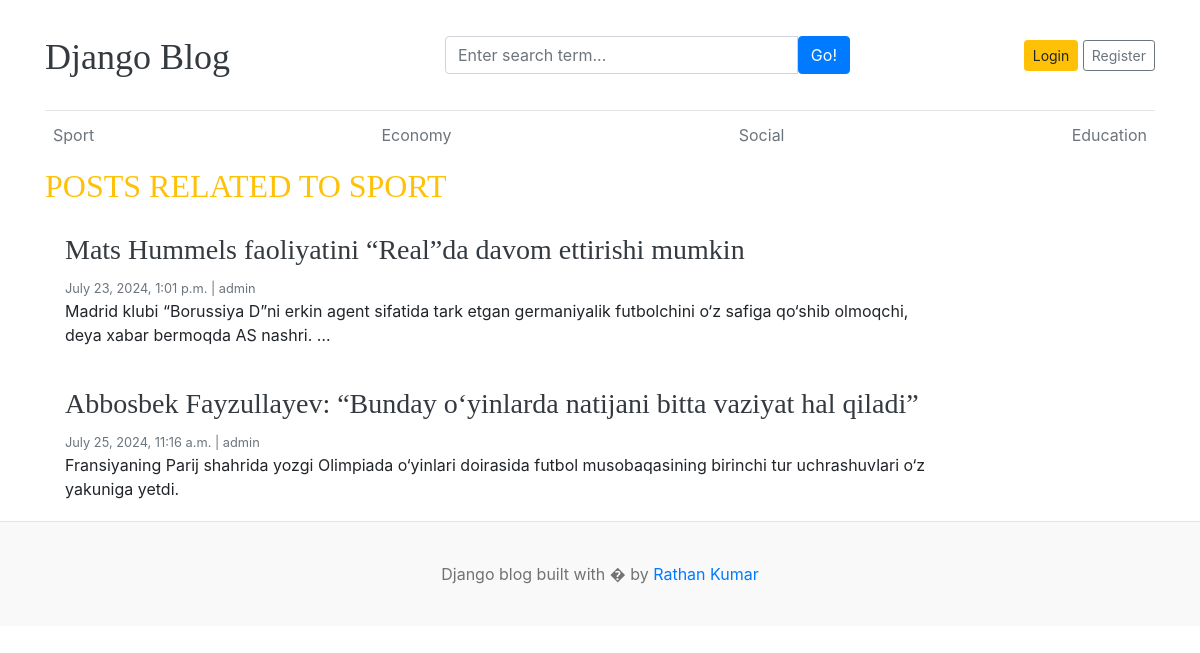
Screenshot of /blogs/1/ with the database file from the repository.
### blogs/models.py (models this page shows, shortened)
class Category(models.Model):
    name = models.CharField(max_length=100)
    created_at = models.DateTimeField(auto_now_add=True)
    updated_at = models.DateTimeField(auto_now=True)
    class Meta:
        verbose_name_plural="Categories"
        verbose_name="Category"

class Blog(models.Model):
    title = models.CharField(max_length=200)
    slug = models.SlugField(unique=True, null=False)
    category = models.ForeignKey(Category, on_delete=models.SET_NULL, null=True)
    author = models.ForeignKey(User, on_delete=models.SET_NULL, null=True)
    featured_image = models.ImageField(upload_to='uploads/%Y/%m/%d')
    short_description = models.CharField(max_length=200)
    body = models.TextField(max_length=2000)
    status = models.IntegerField(choices=STATUS_CHOICES, default=0)
    is_featured = models.BooleanField(default=False)
    created_at = models.DateTimeField(auto_now_add=True)
    updated_at = models.DateTimeField(auto_now=True)

### blogs/views.py (the view)
# urls.py: path('<int:category_id>/', posts_by_category, name='posts_by_category'),
def posts_by_category(request, category_id):
    posts = Blog.objects.filter(category=category_id, status=1)
    category = get_object_or_404(Category, pk=category_id)
    context = {
        "posts": posts,
        "category": category
    }
    print(f"category_id", category_id)
    return render(request, "posts_by_category.html", context)

### blogs/context_processor.py (called while the page is built)
def get_categories(request):
    categories = Category.objects.all()
    return {"categories": categories}

### template/posts_by_category.html
{% extends 'base.html' %}
{% block content %}
<h2 class="text-uppercase text-warning">Posts related to {{category.name}}</h2>
{% if posts %}
<main role="main" class="container p-0">
  <div class="row">
    <div class="col-md-10 blog-main">
      {% for post in posts %}
      <div class="card border-0">
        <div class="card-body">
          <a href="{% url 'single_blog'  post.slug %}" class="text-dark">
            <h3>{{post.title}}</h3>
          </a>
          <small class="mb-1 text-muted">{{post.created_at}} | {{post.author}}</small>
          <p class="card-text">{{post.short_description | truncatewords:20}}</p>
        </div>
      </div>
      {% endfor %}
    </div>
  </div>
</main>
{% else %}
<p>No contents found</p>
{% endif %}
{% endblock %}

### template/base.html (shortened to what this page needs)
{% load static %}
<!DOCTYPE html>
<html lang="en">
<head>
    <link href="https://getbootstrap.com/docs/4.0/dist/css/bootstrap.min.css" rel="stylesheet">
    <link href="{% static 'css/blog.css' %}" rel="stylesheet">
</head>
<body>
    <div class="container">
        <header class="blog-header py-3">
            <div class="row flex-nowrap justify-content-between align-items-center">
                <div class="col-4 pt-1">
                    <a class="blog-header-logo text-dark" href="/">Django Blog</a>
                </div>
                <div class="col-5">
                    <form action="{% url 'search' %}" method="get">
                        <div class="card-body">
                            <div class="input-group">
                                <input class="form-control" type="text" name="keyword"
                                    placeholder="Enter search term..." value="{{keyword}}"
                                    aria-label="Enter search term..." aria-describedby="button-search" />
                                <button type="submit" class="btn btn-primary" id="button-search"
                                    type="button">Go!</button>
                            </div>
                        </div>
                    </form>
                </div>
                <div class="col-3 d-flex justify-content-end align-items-center">
                    {% if user.is_authenticated %}
                    {{user}}&nbsp;&nbsp;<a class="text-primary" href="{% url 'dashboard' %}">Dashboard</a> &nbsp;&nbsp;
                    <a class="btn btn-sm btn-warning" href="{% url 'logout' %}">Logout</a> &nbsp;
                    {% else %}
                    <a class="btn btn-sm btn-warning" href="{% url 'login' %}">Login</a> &nbsp;
                    <a class="btn btn-sm btn-outline-secondary" href="{% url 'register' %}">Register</a>
                    {% endif %}
                </div>
            </div>
        </header>
        <div class="nav-scroller py-1 mb-2">
            <nav class="nav d-flex justify-content-between">
                {% for category in categories %}
                <a class="p-2 text-muted" href="{% url 'posts_by_category' category.id  %}">{{category.name}}</a>
                {% endfor %}
            </nav>
        </div>
        {% block content %}
        {% endblock %}
    </div>
    <footer class="blog-footer">
        <p>Django blog built with � by <a href="#">Rathan Kumar</a></p>
    </footer>
</body>
</html>

### blog_site/static/css/blog.css (style rules this page uses)
.blog-header { border-bottom: 1px solid #e5e5e5; }
.blog-header-logo { font-family: "Playfair Display", Georgia, "Times New Roman", serif; font-size: 2.25rem; }
h1, h2, h3, h4, h5, h6 { font-family: "Playfair Display", Georgia, "Times New Roman", serif; }
.blog-footer { padding: 2.5rem 0; color: #727272; text-align: center; background-color: #f9f9f9; border-top: .05rem solid #e5e5e5; }
.blog-footer p:last-child { margin-bottom: 0; }

### rows the page displays
Category: name "Sport", name "SPORT"
Category: name "Economy"
Category: name "Social"
Category: name "Education"
Blog: title "Mats Hummels faoliyatini “Real”da davom ettirishi mumkin", created_at "July 23, 2024, 1:01 p.m.", author "admin", short_description "Madrid klubi “Borussiya D”ni erkin agent sifatida tark etgan germaniyalik futbolchini o‘z safiga qo‘shib olmoqchi, deya xabar bermoqda AS nashri. …"
Blog: title "Abbosbek Fayzullayev: “Bunday o‘yinlarda natijani bitta vaziyat hal qiladi”", created_at "July 25, 2024, 11:16 a.m.", author "admin", short_description "Fransiyaning Parij shahrida yozgi Olimpiada o‘yinlari doirasida futbol musobaqasining birinchi tur uchrashuvlari o‘z yakuniga yetdi."
